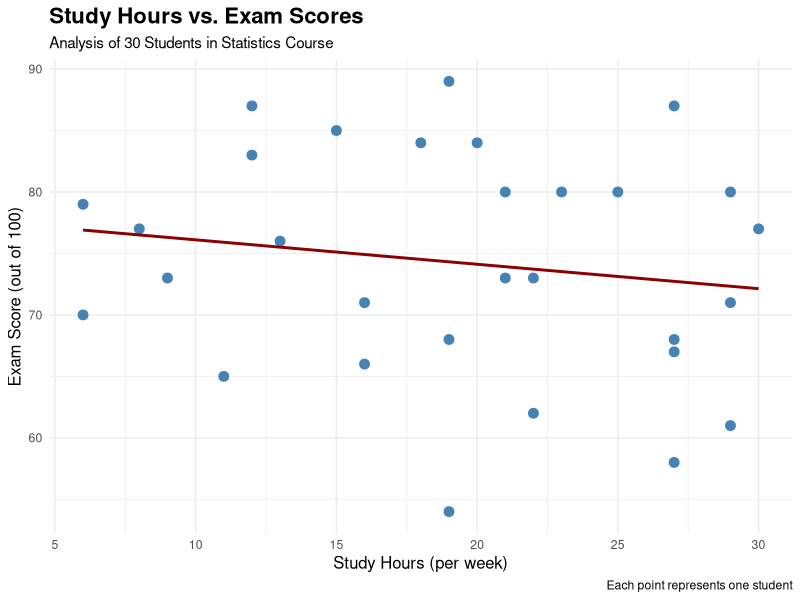

The R script that drew this image:
## ---- chunk 1
library(ggplot2)
library(dplyr)
knitr::opts_chunk$set(echo = FALSE, warning = FALSE, message = FALSE)
## ---- chunk 2
# Create sample data (based on real project)
set.seed(123)
study_data <- data.frame(
  student_id = 1:30,
  study_hours = round(runif(30, 5, 30)),  # 5 to 30 hours
  exam_score = round(60 + 0.8*runif(30, 5, 30) + rnorm(30, 0, 8))
)

# Ensure scores are between 0-100
study_data$exam_score <- pmax(50, pmin(100, study_data$exam_score))

# Create scatter plot
ggplot(study_data, aes(x = study_hours, y = exam_score)) +
  geom_point(size = 3, color = "steelblue") +
  geom_smooth(method = "lm", se = FALSE, color = "darkred", size = 1) +
  labs(
    title = "Study Hours vs. Exam Scores",
    subtitle = "Analysis of 30 Students in Statistics Course",
    x = "Study Hours (per week)",
    y = "Exam Score (out of 100)",
    caption = "Each point represents one student"
  ) +
  theme_minimal() +
  theme(
    plot.title = element_text(size = 16, face = "bold"),
    axis.title = element_text(size = 12)
  )
